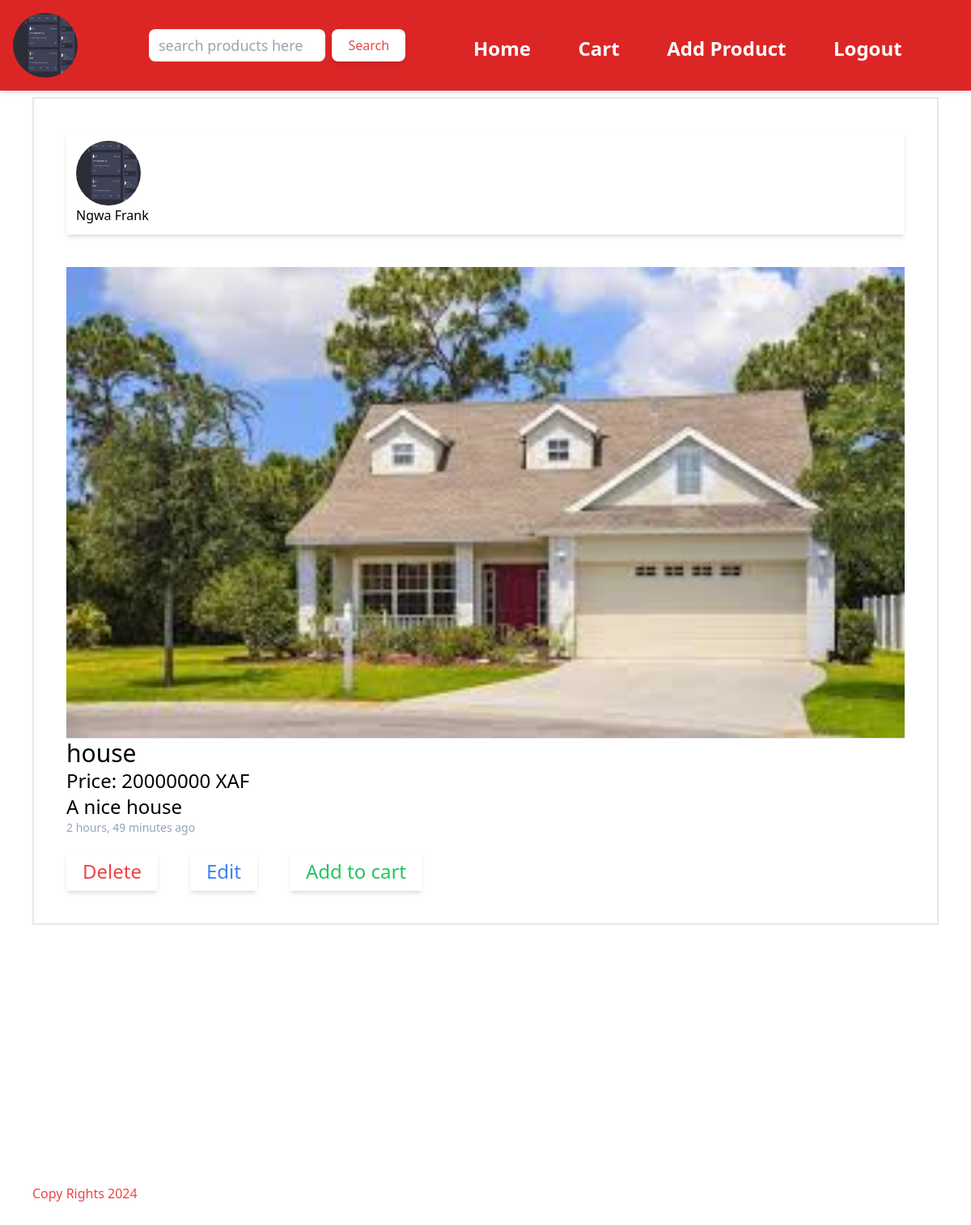
Page /product/3 (signed in) on the committed database.
### shop/models.py (models this page shows, shortened)
class User(AbstractUser):
    name = models.CharField(max_length=200, null=True)
    email = models.EmailField(unique = True, null=True)
    avatar = models.ImageField(upload_to="images", default="images/profile.jpeg", null=True)
    address = models.CharField(max_length=200, null=True)
    USERNAME_FIELD = 'email'
    REQUIRED_FIELDS = []

class Product(models.Model):
    name = models.CharField(max_length=200)
    description = models.TextField(null=True)
    image = models.ImageField(upload_to="images", null=True)
    price = models.PositiveIntegerField()
    seller = models.ForeignKey(User, on_delete=models.CASCADE)
    category = models.ForeignKey(Category, on_delete=models.CASCADE)
    updated = models.DateTimeField(auto_now=True)
    created = models.DateTimeField(auto_now_add=True)
    class Meta:
        ordering = ['-updated','-created']

### shop/views.py (the view)
# urls.py: path('product/<str:pk>', views.productDetails, name="product-details"),
def productDetails(request, pk):
    product = Product.objects.get(id=pk)
    context = {'product': product}
    return render(request, 'shop/product.html', context)

### shop/templates/shop/product.html (shortened to what this page needs)
{% extends "shop/main.html" %}
{% block content %}
<main class="mt-32 md:mt-20 border-2 border-sm p-2 md:p-10">
    <div class="mb-10 shadow-md p-3">
        <a href="{% url 'profile' product.seller.id %}">
            <img src="{{product.seller.avatar.url}}" alt="{{product.seller.name}}" class="w-20 h-20 rounded-full">
        </a>
        <h4>{{product.seller.name}}</h4>
    </div>
    <a href="{% url 'image' product.id%}">
        <img src="{{product.image.url}}" alt="{{product.name}}" class="w-full">
    </a> <hr>
    <h1 class="text-3xl font-medium">{{product.name}}</h1>
    <p class="text-2xl">Price: {{product.price}} XAF</p>
    <p class="text-2xl">{{product.description}}</p>
    <p class="text-sm text-slate-400">{{product.created|timesince}} ago</p>
    <div class="flex flex-row text-sm md:text-2xl md:w-2/3 space-x-10 mt-5">
        {% if request.user == product.seller %}
        <a href="{% url 'delete' product.id %}" class="text-red-500 shadow-md px-5 py-2">Delete</a>
        <a href="{% url 'editproduct' product.id %}" class="text-blue-500 shadow-md px-5 py-2">Edit</a>
        {% endif %}
        <a href="{% url 'addtocart' product.id %}" class="text-green-500 shadow-md px-5 py-2">Add to cart</a>
    </div>
</main>
{% endblock %}

### shop/templates/shop/navbar.html (shortened to what this page needs)
<div class="w-full fixed flex flex-row p-4 bg-red-600 top-0 left-0 text-white items-center  shadow-md gap-1">
    <a href="{% url 'profile' request.user.id %}" class="w-2/6 md:w-1/6">
        <div class="logo text-6xl font-bold w-full flex flex-row items-center gap-5">
            {% if request.user.is_authenticated %}
            <img src="{{request.user.avatar.url}}" alt="ProfilePicture" class="md:w-20 md:h-20 w-14 h-14 rounded-full">
            {% else %}
            <h1 class="text-3xl">Logo</h1>
            {% endif %}
        </div>
    </a>
                <form action="{% url 'home' %}" class="flex w-full lg:w-2/6  justify-start space-x-2 ">
                    <input type="text" name="q" placeholder="search products here" class="w-2/3
                    font-normal  text-black rounded-lg text-lg px-3"
                    >
                    <button type="submit" class="md:px-5 md:py-2 px-2 py-1 shadow-md rounded-lg bg-white text-red-500">Search</button>
                </form>
    <div id="content" class="hidden lg:w-4/6 w-full absolute
                                lg:relative flex flex-col bg-red-600 -bottom-80
                                lg:bottom-0 lg:flex lg:flex-row justify-center
                                lg:justify-between items-center  px-10 right-0
                                transition-all duration-2000 ease-in-out pb-32 pt-5 lg:py-0 ">
        <ul class="flex lg:flex-row justify-center lg:justify-around items-center
                    lg:items-end w-full font-bold text-2xl flex-col space-y-2">
            <li><a href="{% url 'home' %}" >Home</a></li>
            <li><a href="{% url 'cart' %}" >Cart</a></li>
            <li><a href="{% url 'addproduct' %}" class="">Add Product</a></li>
            {% if request.user.is_authenticated %}
            <li><a href="{% url 'logout' %}">Logout</a> </li>
            {% else %}
            <li><a href="{% url 'login' %}">Login</a> </li>
            <li><a href="{% url 'signup' %}">Signup</a></li>
            {% endif %}
        </ul>
    </div>
</div>

### static/styles/style.css (style rules this page uses)
input { border-style: none; outline: none; }

### rows in the picture
User: user.avatar (picture)
Product: seller.avatar (picture), seller.name "Ngwa Frank", image (picture), name "house", price "20000000", description "A nice house", created "2 hours, 49 minutes"
